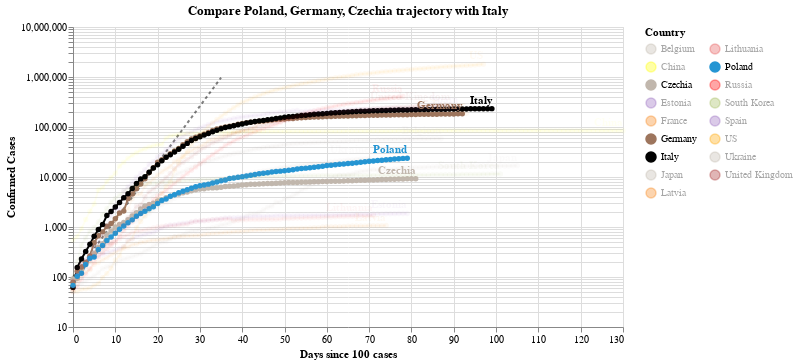

The notebook cell this image was saved under:
### Code cell
#hide_input
chart2 = make_since_chart(dff2,['Poland', 'Germany', 'Czechia'], baseline_countries)
chart2

### Figure 1 — Vega-Lite specification as saved in the notebook (floating-point values rounded to 4 significant figures; data arrays with more than 128 entries replaced by an {"elided": "..."} marker saying what was removed)
{"config": {"view": {"continuousWidth": 400, "continuousHeight": 300}}, "layer": [{"data": {"name": "data-628230001892d6798b50651be41d1b3e"}, "mark": {"type": "line", "color": "black", "opacity": 0.5, "strokeDash": [3, 3]}, "encoding": {"x": {"type": "quantitative", "field": "Days since 100 cases"}, "y": {"type": "quantitative", "field": "Confirmed Cases"}}}, {"data": {"name": "data-16c7bf737b0dade94aece7667fd8d94b"}, "mark": {"type": "line", "point": true}, "encoding": {"color": {"type": "nominal", "field": "Country", "legend": {"columns": 2}, "scale": {"domain": ["Belgium", "China", "Czechia", "Estonia", "France", "Germany", "Italy", "Japan", "Latvia", "Lithuania", "Poland", "Russia", "South Korea", "Spain", "US", "Ukraine", "United Kingdom"], "range": ["#C1B7AD", "yellow", "#C1B7AD", "#9467bd", "#F58518", "#9D755D", "black", "#C1B7AD", "#F58518", "#E45756", "#2495D3", "red", "#A1BA59", "#9467bd", "orange", "#C1B7AD", "brown"]}}, "opacity": {"condition": {"value": 1, "selection": "selector002"}, "value": 0.05}, "tooltip": [{"type": "nominal", "field": "Country"}, {"type": "temporal", "field": "Date"}, {"type": "quantitative", "field": "Confirmed Cases"}, {"type": "quantitative", "field": "Days since 100 cases"}], "x": {"type": "quantitative", "field": "Days since 100 cases"}, "y": {"type": "quantitative", "field": "Confirmed Cases", "scale": {"type": "log"}}}, "selection": {"selector002": {"type": "multi", "fields": ["Country"], "bind": "legend", "init": [{"Country": "Poland"}, {"Country": "Germany"}, {"Country": "Czechia"}, {"Country": "Italy"}]}}, "width": 550}, {"data": {"name": "data-16c7bf737b0dade94aece7667fd8d94b"}, "mark": {"type": "text", "align": "right", "dy": -8, "fontWeight": "bold"}, "encoding": {"color": {"type": "nominal", "field": "Country", "legend": {"columns": 2}, "scale": {"domain": ["Belgium", "China", "Czechia", "Estonia", "France", "Germany", "Italy", "Japan", "Latvia", "Lithuania", "Poland", "Russia", "South Korea", "Spain", "US", "Ukraine", "United Kingdom"], "range": ["#C1B7AD", "yellow", "#C1B7AD", "#9467bd", "#F58518", "#9D755D", "black", "#C1B7AD", "#F58518", "#E45756", "#2495D3", "red", "#A1BA59", "#9467bd", "orange", "#C1B7AD", "brown"]}}, "opacity": {"condition": {"value": 1, "selection": "selector002"}, "value": 0.05}, "text": {"type": "nominal", "field": "Country"}, "tooltip": [{"type": "nominal", "field": "Country"}, {"type": "temporal", "field": "Date"}, {"type": "quantitative", "field": "Confirmed Cases"}, {"type": "quantitative", "field": "Days since 100 cases"}], "x": {"type": "quantitative", "field": "Days since 100 cases"}, "y": {"type": "quantitative", "field": "Confirmed Cases", "scale": {"type": "log"}}}, "transform": [{"filter": "(datum['Date'] >= 1590883200000)"}], "width": 550}], "title": "Compare Poland, Germany, Czechia trajectory with Italy", "$schema": "https://vega.github.io/schema/vega-lite/v4.0.2.json", "datasets": {"data-628230001892d6798b50651be41d1b3e": [{"Days since 100 cases": 0, "Confirmed Cases": 100.0}, {"Days since 100 cases": 1, "Confirmed Cases": 130.0}, {"Days since 100 cases": 2, "Confirmed Cases": 169.0}, {"Days since 100 cases": 3, "Confirmed Cases": 219.7}, {"Days since 100 cases": 4, "Confirmed Cases": 285.6}, {"Days since 100 cases": 5, "Confirmed Cases": 371.3}, {"Days since 100 cases": 6, "Confirmed Cases": 482.7}, {"Days since 100 cases": 7, "Confirmed Cases": 627.5}, {"Days since 100 cases": 8, "Confirmed Cases": 815.7}, {"Days since 100 cases": 9, "Confirmed Cases": 1060.0}, {"Days since 100 cases": 10, "Confirmed Cases": 1379.0}, {"Days since 100 cases": 11, "Confirmed Cases": 1792.0}, {"Days since 100 cases": 12, "Confirmed Cases": 2330.0}, {"Days since 100 cases": 13, "Confirmed Cases": 3029.0}, {"Days since 100 cases": 14, "Confirmed Cases": 3937.0}, {"Days since 100 cases": 15, "Confirmed Cases": 5119.0}, {"Days since 100 cases": 16, "Confirmed Cases": 6654.0}, {"Days since 100 cases": 17, "Confirmed Cases": 8650.0}, {"Days since 100 cases": 18, "Confirmed Cases": 11250.0}, {"Days since 100 cases": 19, "Confirmed Cases": 14620.0}, {"Days since 100 cases": 20, "Confirmed Cases": 19000.0}, {"Days since 100 cases": 21, "Confirmed Cases": 24710.0}, {"Days since 100 cases": 22, "Confirmed Cases": 32120.0}, {"Days since 100 cases": 23, "Confirmed Cases": 41750.0}, {"Days since 100 cases": 24, "Confirmed Cases": 54280.0}, {"Days since 100 cases": 25, "Confirmed Cases": 70560.0}, {"Days since 100 cases": 26, "Confirmed Cases": 91730.0}, {"Days since 100 cases": 27, "Confirmed Cases": 119300.0}, {"Days since 100 cases": 28, "Confirmed Cases": 155000.0}, {"Days since 100 cases": 29, "Confirmed Cases": 201500.0}, {"Days since 100 cases": 30, "Confirmed Cases": 262000.0}, {"Days since 100 cases": 31, "Confirmed Cases": 340600.0}, {"Days since 100 cases": 32, "Confirmed Cases": 442800.0}, {"Days since 100 cases": 33, "Confirmed Cases": 575600.0}, {"Days since 100 cases": 34, "Confirmed Cases": 748300.0}, {"Days since 100 cases": 35, "Confirmed Cases": 972800.0}], "data-16c7bf737b0dade94aece7667fd8d94b": {"elided": "1533 records"}}}
